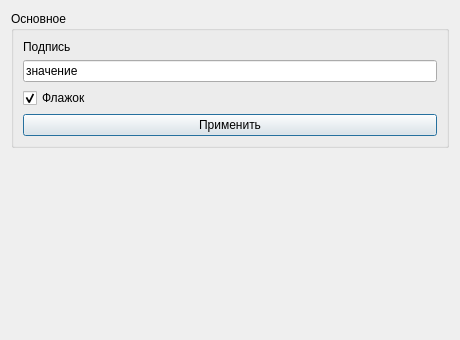
<?xml version="1.0" encoding="UTF-8"?>
<ui version="4.0"><class>Dialog</class><widget class="QDialog" name="Dialog"><property name="geometry"><rect><x>0</x><y>0</y><width>460</width><height>340</height></rect></property><property name="windowTitle"><string>#108 groups/193_single_group</string></property><layout class="QVBoxLayout" name="verticalLayout"><property name="leftMargin"><number>11</number></property><property name="topMargin"><number>11</number></property><property name="rightMargin"><number>11</number></property><property name="bottomMargin"><number>11</number></property><property name="spacing"><number>6</number></property><item><widget class="QGroupBox" name="g1"><property name="title"><string>Основное</string></property><layout class="QVBoxLayout" name="g1Layout"><property name="leftMargin"><number>9</number></property><property name="topMargin"><number>9</number></property><property name="rightMargin"><number>9</number></property><property name="bottomMargin"><number>9</number></property><property name="spacing"><number>6</number></property><item><widget class="QLabel" name="l1"><property name="text"><string>Подпись</string></property></widget></item><item><widget class="QLineEdit" name="e1"><property name="text"><string>значение</string></property></widget></item><item><widget class="QCheckBox" name="c1"><property name="text"><string>Флажок</string></property><property name="checked"><bool>true</bool></property></widget></item><item><widget class="QPushButton" name="b1"><property name="text"><string>Применить</string></property></widget></item></layout></widget></item><item><spacer name="verticalSpacer"><property name="orientation"><enum>Qt::Orientation::Vertical</enum></property><property name="sizeHint" stdset="0"><size><width>40</width><height>20</height></size></property></spacer></item></layout></widget></ui>
